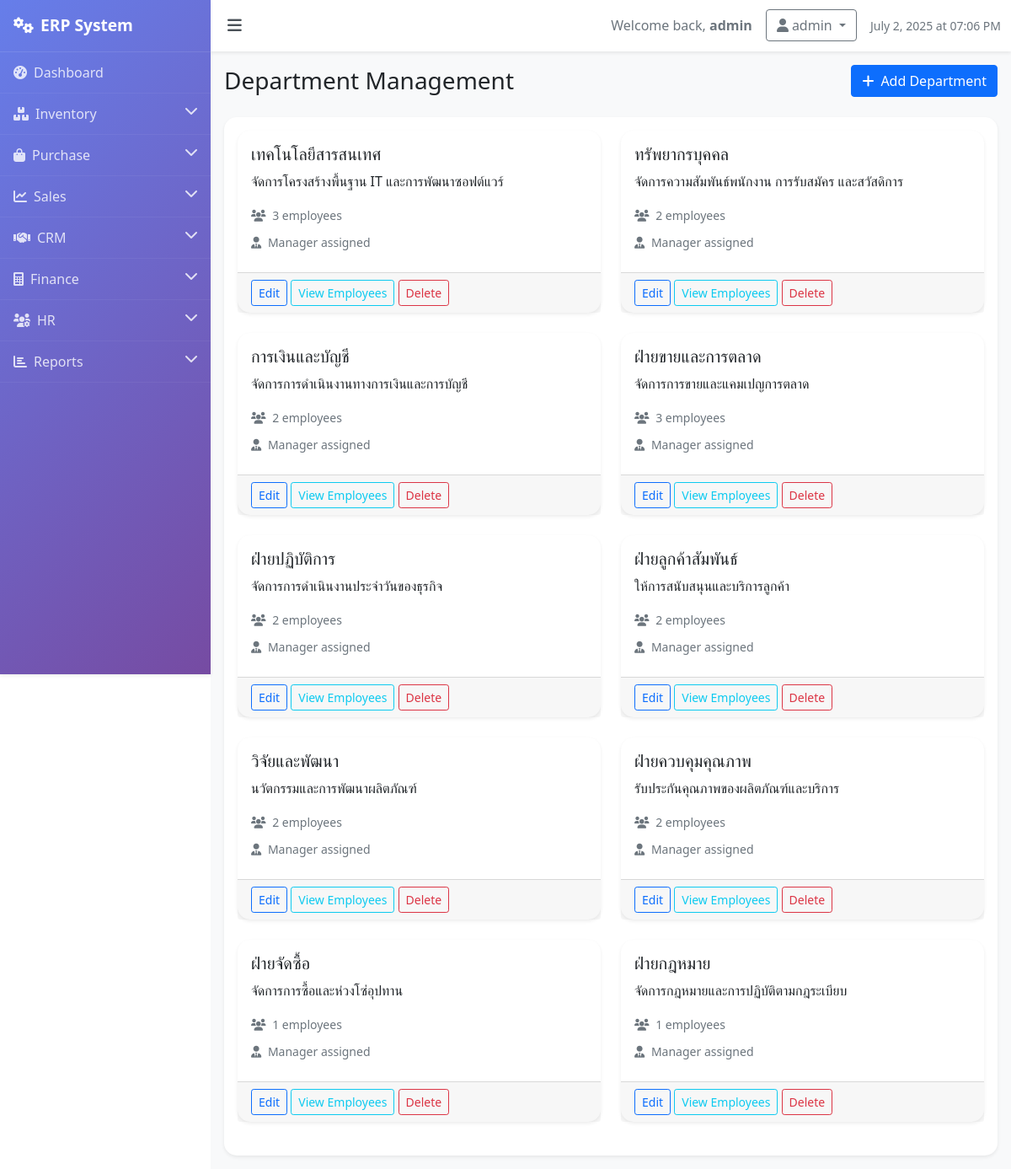
Page /hr/departments (signed in) on the committed database.
### models.py (models this page shows)
class Department(db.Model):
    id = db.Column(db.Integer, primary_key=True)
    name = db.Column(db.String(100), nullable=False)
    description = db.Column(db.Text)
    manager_id = db.Column(db.Integer, db.ForeignKey('employee.id', use_alter=True, name='fk_department_manager'))
    employees = db.relationship('Employee', backref='department', lazy=True,
                               foreign_keys='Employee.department_id')

### routes.py (the view)
    @app.route('/hr/departments')
    def departments():
        if 'user_id' not in session:
            return redirect(url_for('login'))
        departments = Department.query.all()
        return render_template('hr/departments.html', departments=departments)

### templates/hr/departments.html (shortened to what this page needs)
{% extends "base.html" %}
{% block content %}
<div class="d-flex justify-content-between align-items-center mb-4">
    <h1 class="h3 mb-0">Department Management</h1>
    <a href="{{ url_for('add_department') }}" class="btn btn-primary">
        <i class="fas fa-plus me-2"></i>Add Department
    </a>
</div>
<div class="card">
    <div class="card-body">
        {% if departments %}
        <div class="row">
            {% for department in departments %}
            <div class="col-md-6 mb-4">
                <div class="card h-100">
                    <div class="card-body">
                        <h5 class="card-title">{{ department.name }}</h5>
                        <p class="card-text">{{ department.description or 'No description provided' }}</p>
                        <div class="mb-2">
                            <small class="text-muted">
                                <i class="fas fa-users me-1"></i>
                                {{ department.employees|length }} employees
                            </small>
                        </div>
                        {% if department.manager_id %}
                        <div class="mb-2">
                            <small class="text-muted">
                                <i class="fas fa-user-tie me-1"></i>
                                Manager assigned
                            </small>
                        </div>
                        {% endif %}
                    </div>
                    <div class="card-footer">
                        <button class="btn btn-sm btn-outline-primary">Edit</button>
                        <button class="btn btn-sm btn-outline-info">View Employees</button>
                        <button class="btn btn-sm btn-outline-danger">Delete</button>
                    </div>
                </div>
            </div>
            {% endfor %}
        </div>
        {% else %}
        <div class="text-center py-4">
            <i class="fas fa-sitemap fa-3x text-muted mb-3"></i>
            <p class="text-muted">No departments found. <a href="{{ url_for('add_department') }}">Add your first department</a></p>
        </div>
        {% endif %}
    </div>
</div>
{% endblock %}

### templates/base.html (style rules this page uses)
body { overflow-x: hidden; }
.card { border: none; border-radius: 15px; box-shadow: 0 0.125rem 0.25rem rgba(0, 0, 0, 0.075); transition: transform 0.2s; }

### rows in the picture
Department: name "เทคโนโลยีสารสนเทศ", description "จัดการโครงสร้างพื้นฐาน IT และการพัฒนาซอฟต์แวร์", employees|length "3", shows "Manager assigned"
Department: name "ทรัพยากรบุคคล", description "จัดการความสัมพันธ์พนักงาน การรับสมัคร และสวัสดิการ", employees|length "2", shows "Manager assigned"
Department: name "การเงินและบัญชี", description "จัดการการดำเนินงานทางการเงินและการบัญชี", employees|length "2", shows "Manager assigned"
Department: name "ฝ่ายขายและการตลาด", description "จัดการการขายและแคมเปญการตลาด", employees|length "3", shows "Manager assigned"
Department: name "ฝ่ายปฏิบัติการ", description "จัดการการดำเนินงานประจำวันของธุรกิจ", employees|length "2", shows "Manager assigned"
Department: name "ฝ่ายลูกค้าสัมพันธ์", description "ให้การสนับสนุนและบริการลูกค้า", employees|length "2", shows "Manager assigned"
Department: name "วิจัยและพัฒนา", description "นวัตกรรมและการพัฒนาผลิตภัณฑ์", employees|length "2", shows "Manager assigned"
Department: name "ฝ่ายควบคุมคุณภาพ", description "รับประกันคุณภาพของผลิตภัณฑ์และบริการ", employees|length "2", shows "Manager assigned"
Department: name "ฝ่ายจัดซื้อ", description "จัดการการซื้อและห่วงโซ่อุปทาน", employees|length "1", shows "Manager assigned"
Department: name "ฝ่ายกฎหมาย", description "จัดการกฎหมายและการปฏิบัติตามกฎระเบียบ", employees|length "1", shows "Manager assigned"

### other values in the picture
{{ session.username }} "admin"
